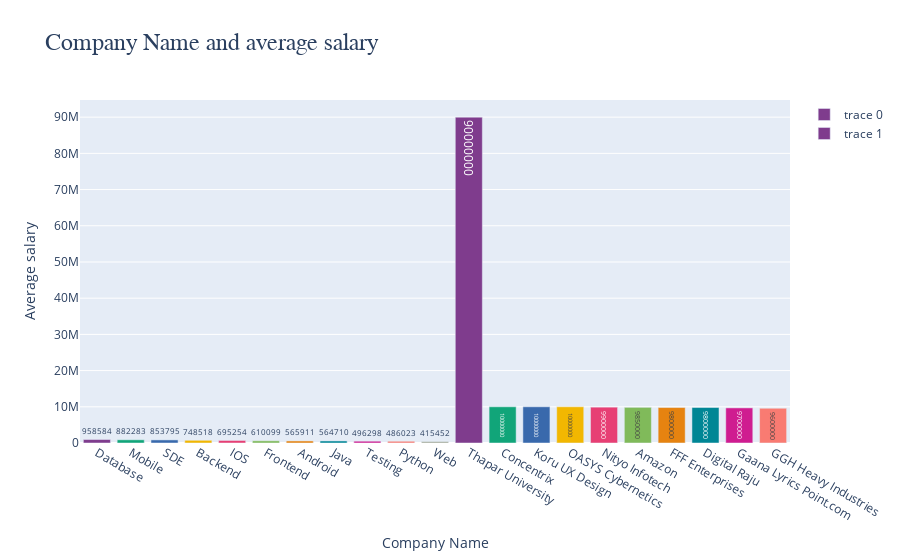

Here is the notebook cell this chart was saved with:
### Code cell
# 1. Which are the top 10 companies that pay the highest salaries?
top_10_companies = pd.DataFrame(df[['Company Name', 'Salary']].nlargest(10, 'Salary'))
#print("Top 10 companies with the highest salaries:")

fig.add_trace(go.Bar(x=top_10_companies["Company Name"], y=top_10_companies["Salary"], text=top_10_companies["Salary"], 
                     textposition='auto', 
                     marker=dict(color=px.colors.qualitative.Bold)))
fig.update_layout(
    title={
        'text': "Company Name and average salary",
        'font': dict(size=24, family="Franklin Gothic")
    },
    xaxis_title="Company Name",
    yaxis_title="Average salary")
fig.show()

### Figure 1 — Plotly figure (JSON) as saved in the notebook; plotly's stock layout.template omitted (floating-point values rounded to 4 significant figures)
{"data": [{"marker": {"color": ["rgb(127, 60, 141)", "rgb(17, 165, 121)", "rgb(57, 105, 172)", "rgb(242, 183, 1)", "rgb(231, 63, 116)", "rgb(128, 186, 90)", "rgb(230, 131, 16)", "rgb(0, 134, 149)", "rgb(207, 28, 144)", "rgb(249, 123, 114)", "rgb(165, 170, 153)"]}, "text": [958584, 882283, 853795, 748518, 695254, 610099, 565911, 564710, 496298, 486023, 415452], "textposition": "auto", "type": "bar", "x": ["Database", "Mobile", "SDE", "Backend", "IOS", "Frontend", "Android", "Java", "Testing", "Python", "Web"], "y": [958584, 882283, 853795, 748518, 695254, 610099, 565911, 564710, 496298, 486023, 415452]}, {"marker": {"color": ["rgb(127, 60, 141)", "rgb(17, 165, 121)", "rgb(57, 105, 172)", "rgb(242, 183, 1)", "rgb(231, 63, 116)", "rgb(128, 186, 90)", "rgb(230, 131, 16)", "rgb(0, 134, 149)", "rgb(207, 28, 144)", "rgb(249, 123, 114)", "rgb(165, 170, 153)"]}, "text": [90000000, 10000000, 10000000, 10000000, 9900000, 9850000, 9800000, 9800000, 9700000, 9600000], "textposition": "auto", "type": "bar", "x": ["Thapar University", "Concentrix", "Koru UX Design", "OASYS Cybernetics", "Nityo Infotech", "Amazon", "FFF Enterprises", "Digital Raju", "Gaana Lyrics Point.com", "GGH Heavy Industries"], "y": [90000000, 10000000, 10000000, 10000000, 9900000, 9850000, 9800000, 9800000, 9700000, 9600000]}], "layout": {"title": {"font": {"family": "Franklin Gothic", "size": 24}, "text": "Company Name and average salary"}, "xaxis": {"title": {"text": "Company Name"}}, "yaxis": {"title": {"text": "Average salary"}}}}
